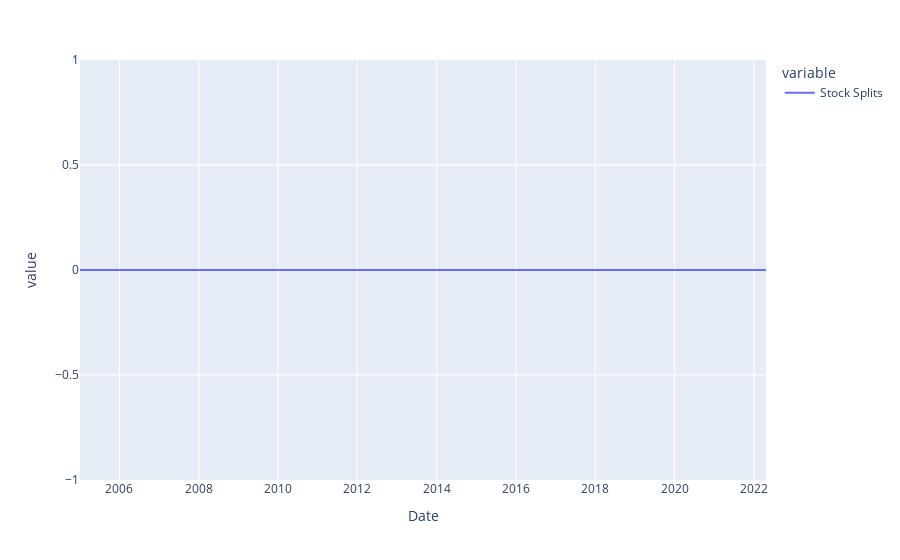

This figure's notebook cell:
### Code cell
hist['Stock Splits'].plot()

### Figure 1 — Plotly figure (JSON) as saved in the notebook; plotly's stock layout.template omitted (floating-point values rounded to 4 significant figures; data arrays with more than 128 entries replaced by an {"elided": "..."} marker saying what was removed)
{"data": [{"hovertemplate": "variable=Stock Splits<br>Date=%{x}<br>value=%{y}<extra></extra>", "legendgroup": "Stock Splits", "line": {"color": "#636efa", "dash": "solid"}, "marker": {"symbol": "circle"}, "mode": "lines", "name": "Stock Splits", "showlegend": true, "type": "scattergl", "x": {"elided": "4357 str values"}, "xaxis": "x", "y": {"elided": "4357 int values"}, "yaxis": "y"}], "layout": {"legend": {"title": {"text": "variable"}, "tracegroupgap": 0}, "margin": {"t": 60}, "xaxis": {"anchor": "y", "domain": [0, 1], "title": {"text": "Date"}}, "yaxis": {"anchor": "x", "domain": [0, 1], "title": {"text": "value"}}}}
